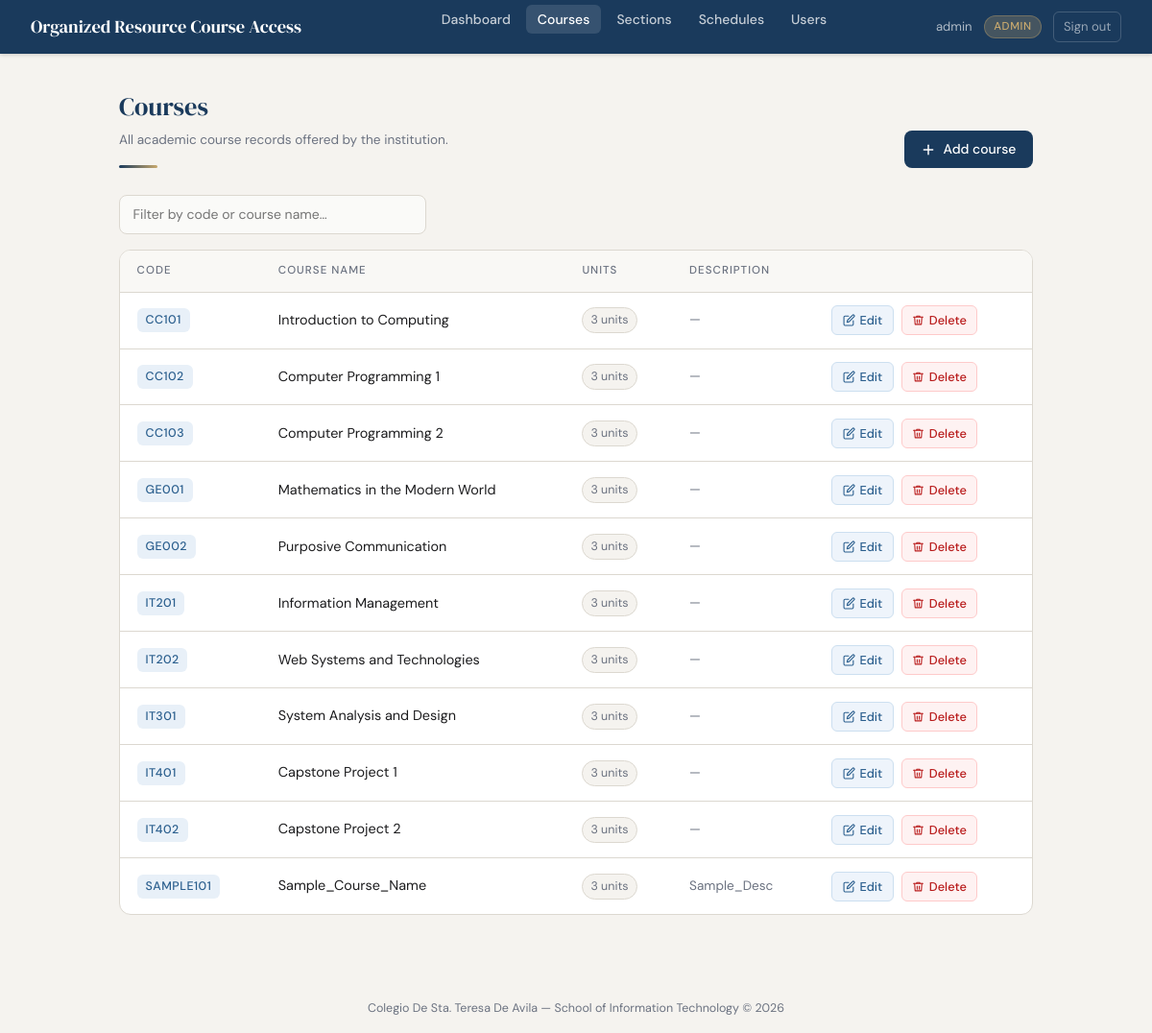
Page /modules/courses/index.php (signed in) on the committed database.
### tables this page shows
CREATE TABLE `courses` (
  `course_id` int(11) NOT NULL AUTO_INCREMENT,
  `course_code` varchar(20) NOT NULL,
  `course_name` varchar(150) NOT NULL,
  `description` text DEFAULT NULL,
  `units` int(11) NOT NULL DEFAULT 3,
  `created_at` timestamp NOT NULL DEFAULT current_timestamp(),
  PRIMARY KEY (`course_id`),
  UNIQUE KEY `uq_courses_code` (`course_code`)
);

### modules/courses/index.php (the view, shortened to what this page needs)
<?php
require_once '../../config/db.php';
$courses = $pdo->query("SELECT * FROM courses ORDER BY course_code ASC")->fetchAll();
?>
<!DOCTYPE html>
<html lang="en">
<head>
  <link href="https://cdn.jsdelivr.net/npm/bootstrap@5.3.3/dist/css/bootstrap.min.css" rel="stylesheet">
</head>
<body>
  <nav class="top-nav">
    <a class="nav-brand" href="../../index.php">Organized Resource Course Access</a>
    <ul class="nav-links">
      <li><a href="../../index.php">Dashboard</a></li>
      <li><a href="index.php" class="active">Courses</a></li>
      <li><a href="../sections/index.php">Sections</a></li>
      <li><a href="../schedules/index.php">Schedules</a></li>
      <?php if ($_SESSION['role'] === 'admin'): ?>
      <li><a href="../users/index.php">Users</a></li>
      <?php endif; ?>
    </ul>
    <div class="nav-user">
      <span><?= htmlspecialchars($_SESSION['username']) ?></span>
      <span class="badge-role"><?= htmlspecialchars($_SESSION['role']) ?></span>
      <a href="../../logout.php">Sign out</a>
    </div>
  </nav>
  <div class="page-wrap">
    <div class="page-header">
      <div>
        <h2>Courses</h2>
        <p>All academic course records offered by the institution.</p>
        <div class="accent-line"></div>
      </div>
      <a href="add.php" class="btn-add">
        <svg viewBox="0 0 24 24"><line x1="12" y1="5" x2="12" y2="19"/><line x1="5" y1="12" x2="19" y2="12"/></svg>
        Add course
      </a>
    </div>
    <div class="search-bar">
      <input type="text" id="search" placeholder="Filter by code or course name…" oninput="filterTable()">
    </div>
    <div class="table-card">
      <?php if (empty($courses)): ?>
        <div class="empty-state">
          <p>No courses found. <a href="add.php">Add the first one.</a></p>
        </div>
      <?php else: ?>
        <table id="courses-table">
          <thead>
            <tr>
              <th>Code</th>
              <th>Course name</th>
              <th>Units</th>
              <th>Description</th>
              <th></th>
            </tr>
          </thead>
          <tbody>
            <?php foreach ($courses as $c): ?>
            <tr>
              <td><span class="code-badge"><?= htmlspecialchars($c['course_code']) ?></span></td>
              <td><?= htmlspecialchars($c['course_name']) ?></td>
              <td><span class="units-pill"><?= (int)$c['units'] ?> units</span></td>
              <td style="color:var(--muted); font-size:.85rem; max-width:260px;">
                <?= $c['description'] ? htmlspecialchars(mb_strimwidth($c['description'], 0, 80, '…')) : '—' ?>
              </td>
              <td>
                <div class="actions">
                  <a href="edit.php?id=<?= $c['course_id'] ?>" class="btn-edit">
                    <svg viewBox="0 0 24 24"><path d="M11 4H4a2 2 0 0 0-2 2v14a2 2 0 0 0 2 2h14a2 2 0 0 0 2-2v-7"/><path d="M18.5 2.5a2.121 2.121 0 0 1 3 3L12 15l-4 1 1-4 9.5-9.5z"/></svg>
                    Edit
                  </a>
                  <a href="delete.php?id=<?= $c['course_id'] ?>" class="btn-delete"
                     onclick="return confirm('Delete <?= htmlspecialchars(addslashes($c['course_code'])) ?>? This cannot be undone.')">
                    <svg viewBox="0 0 24 24"><polyline points="3 6 5 6 21 6"/><path d="M19 6l-1 14H6L5 6"/><path d="M10 11v6"/><path d="M14 11v6"/><path d="M9 6V4h6v2"/></svg>
                    Delete
                  </a>
                </div>
              </td>
            </tr>
            <?php endforeach; ?>
          </tbody>
        </table>
      <?php endif; ?>
    </div>
  </div>
  <p class="page-footer">
    Colegio De Sta. Teresa De Avila &mdash; School of Information Technology &copy; <?= date('Y') ?>
  </p>
</body>
</html>

### rows in the picture
courses: course_code "CC101", course_name "Introduction to Computing", units "3"
courses: course_code "CC102", course_name "Computer Programming 1", units "3"
courses: course_code "CC103", course_name "Computer Programming 2", units "3"
courses: course_code "GE001", course_name "Mathematics in the Modern World", units "3"
courses: course_code "GE002", course_name "Purposive Communication", units "3"
courses: course_code "IT201", course_name "Information Management", units "3"
courses: course_code "IT202", course_name "Web Systems and Technologies", units "3"
courses: course_code "IT301", course_name "System Analysis and Design", units "3"
courses: course_code "IT401", course_name "Capstone Project 1", units "3"
courses: course_code "IT402", course_name "Capstone Project 2", units "3"
courses: course_code "SAMPLE101", course_name "Sample_Course_Name", units "3", description "Sample_Desc"

### other values in the picture
$_SESSION['username'] "admin"
$_SESSION['role'] "ADMIN"
